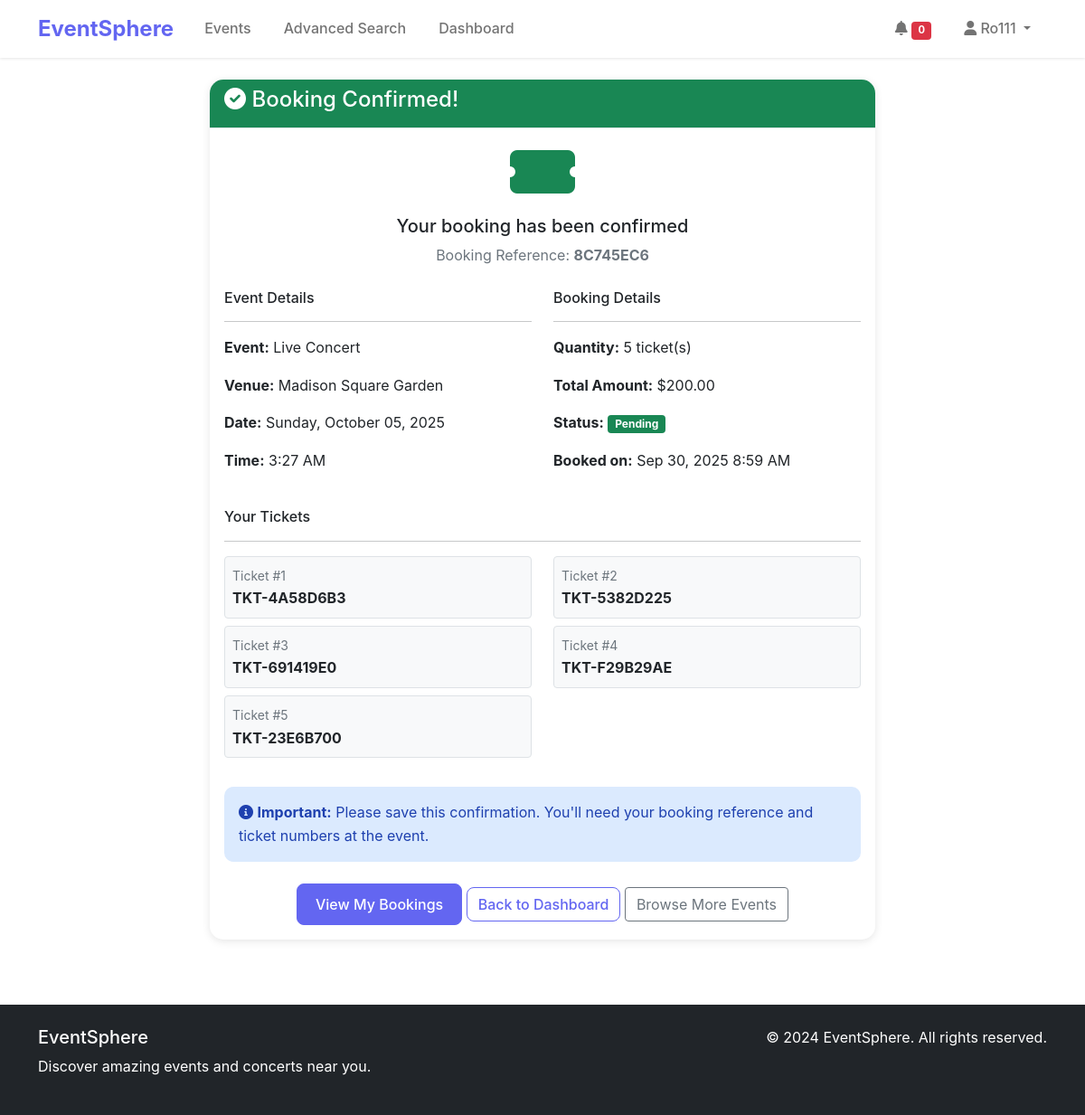
Page /events/booking/confirmation/3/ (signed in) on the committed database.
### events/models.py (models this page shows, shortened)
class Booking(models.Model):
    STATUS_CHOICES = [
        ('pending', 'Pending'),
        ('confirmed', 'Confirmed'),
        ('cancelled', 'Cancelled'),
        ('completed', 'Completed'),
    ]
    user = models.ForeignKey(User, on_delete=models.CASCADE)
    event = models.ForeignKey(Event, on_delete=models.CASCADE)
    quantity = models.PositiveIntegerField(default=1)
    total_amount = models.DecimalField(max_digits=10, decimal_places=2)
    status = models.CharField(max_length=20, choices=STATUS_CHOICES, default='pending')
    booking_reference = models.CharField(max_length=20, unique=True)
    created_at = models.DateTimeField(auto_now_add=True)
    updated_at = models.DateTimeField(auto_now=True)
    class Meta:
        ordering = ['-created_at']

class Event(models.Model):
    title = models.CharField(max_length=200)
    description = models.TextField()
    category = models.ForeignKey(Category, on_delete=models.CASCADE)
    venue = models.ForeignKey(Venue, on_delete=models.CASCADE)
    date = models.DateTimeField()
    price = models.DecimalField(max_digits=10, decimal_places=2)
    image = models.ImageField(upload_to='events/', blank=True, null=True)
    created_by = models.ForeignKey(User, on_delete=models.CASCADE, null=True, blank=True)
    created_at = models.DateTimeField(auto_now_add=True)
    updated_at = models.DateTimeField(auto_now=True)
    is_active = models.BooleanField(default=True)
    class Meta:
        ordering = ['date']

class Venue(models.Model):
    name = models.CharField(max_length=200)
    address = models.TextField()
    city = models.CharField(max_length=100)
    state = models.CharField(max_length=100)
    zip_code = models.CharField(max_length=20)
    capacity = models.IntegerField(default=0)

class Ticket(models.Model):
    booking = models.ForeignKey(Booking, on_delete=models.CASCADE, related_name='tickets')
    ticket_number = models.CharField(max_length=20, unique=True)
    is_used = models.BooleanField(default=False)
    used_at = models.DateTimeField(null=True, blank=True)

### events/views.py (the view)
# urls.py: path('booking/confirmation/<int:booking_id>/', views.booking_confirmation, name='booking_confirmation'),
@login_required
def booking_confirmation(request, booking_id):
    booking = get_object_or_404(Booking, id=booking_id, user=request.user)
    context = {
        'booking': booking,
    }
    return render(request, 'events/booking_confirmation.html', context)

### templates/events/booking_confirmation.html (shortened to what this page needs)
{% extends 'base.html' %}
{% load static %}
{% block content %}
<div class="container py-4">
    <div class="row">
        <div class="col-md-8 mx-auto">
            <div class="card">
                <div class="card-header bg-success text-white">
                    <h4><i class="fas fa-check-circle"></i> Booking Confirmed!</h4>
                </div>
                <div class="card-body">
                    <div class="text-center mb-4">
                        <i class="fas fa-ticket-alt fa-4x text-success mb-3"></i>
                        <h5>Your booking has been confirmed</h5>
                        <p class="text-muted">Booking Reference: <strong>{{ booking.booking_reference }}</strong></p>
                    </div>
                    <div class="row">
                        <div class="col-md-6">
                            <h6>Event Details</h6>
                            <hr>
                            <p><strong>Event:</strong> {{ booking.event.title }}</p>
                            <p><strong>Venue:</strong> {{ booking.event.venue.name }}</p>
                            <p><strong>Date:</strong> {{ booking.event.date|date:"l, F d, Y" }}</p>
                            <p><strong>Time:</strong> {{ booking.event.date|time:"g:i A" }}</p>
                        </div>
                        <div class="col-md-6">
                            <h6>Booking Details</h6>
                            <hr>
                            <p><strong>Quantity:</strong> {{ booking.quantity }} ticket(s)</p>
                            <p><strong>Total Amount:</strong> ${{ booking.total_amount }}</p>
                            <p><strong>Status:</strong>
                                <span class="badge bg-success">{{ booking.get_status_display }}</span>
                            </p>
                            <p><strong>Booked on:</strong> {{ booking.created_at|date:"M d, Y g:i A" }}</p>
                        </div>
                    </div>
                    <div class="mt-4">
                        <h6>Your Tickets</h6>
                        <hr>
                        <div class="row">
                            {% for ticket in booking.tickets.all %}
                            <div class="col-md-6 mb-2">
                                <div class="border rounded p-2 bg-light">
                                    <small class="text-muted">Ticket #{{ forloop.counter }}</small><br>
                                    <strong>{{ ticket.ticket_number }}</strong>
                                </div>
                            </div>
                            {% endfor %}
                        </div>
                    </div>
                    <div class="alert alert-info mt-4">
                        <i class="fas fa-info-circle"></i>
                        <strong>Important:</strong> Please save this confirmation. You'll need your booking reference and ticket numbers at the event.
                    </div>
                    <div class="text-center mt-4">
                        <a href="{% url 'events:my_bookings' %}" class="btn btn-primary">View My Bookings</a>
                        <a href="{% url 'dashboard:dashboard' %}" class="btn btn-outline-primary">Back to Dashboard</a>
                        <a href="{% url 'events:event_list' %}" class="btn btn-outline-secondary">Browse More Events</a>
                    </div>
                </div>
            </div>
        </div>
    </div>
</div>
{% endblock %}

### templates/base.html (shortened to what this page needs)
<!DOCTYPE html>
<html lang="en">
<head>
    {% load static %}
    <link href="https://cdn.jsdelivr.net/npm/bootstrap@5.1.3/dist/css/bootstrap.min.css" rel="stylesheet">
    <link href="https://cdnjs.cloudflare.com/ajax/libs/font-awesome/6.0.0/css/all.min.css" rel="stylesheet">
    <link href="{% static 'css/style.css' %}" rel="stylesheet">
</head>
<body>
    <nav class="navbar navbar-expand-lg navbar-light bg-white shadow-sm">
        <div class="container">
            <a class="navbar-brand fw-bold" href="{% url 'home' %}">EventSphere</a>
            <div class="collapse navbar-collapse" id="navbarNav">
                <ul class="navbar-nav me-auto">
                    <li class="nav-item">
                        <a class="nav-link" href="{% url 'events:event_list' %}">Events</a>
                    </li>
                    <li class="nav-item">
                        <a class="nav-link" href="{% url 'events:advanced_search' %}">Advanced Search</a>
                    </li>
                    {% if user.is_authenticated %}
                    <li class="nav-item">
                        <a class="nav-link" href="{% url 'dashboard:dashboard' %}">Dashboard</a>
                    </li>
                    {% endif %}
                </ul>
                <ul class="navbar-nav">
                    {% if user.is_authenticated %}
                    <li class="nav-item">
                        <a class="nav-link" href="{% url 'notifications:notification_list' %}">
                            <i class="fas fa-bell"></i>
                            <span class="badge bg-danger" id="notification-count" style="font-size: 0.7em;">0</span>
                        </a>
                    </li>
                    <li class="nav-item dropdown">
                        <a class="nav-link dropdown-toggle" href="#" id="navbarDropdown" role="button" data-bs-toggle="dropdown">
                            <i class="fas fa-user"></i> {{ user.username }}
                        </a>
                    </li>
                    {% endif %}
                </ul>
            </div>
        </div>
    </nav>
    <main>
        {% block content %}
        {% endblock %}
    </main>
    <footer class="bg-dark text-white py-4 mt-5">
        <div class="container">
            <div class="row">
                <div class="col-md-6">
                    <h5>EventSphere</h5>
                    <p>Discover amazing events and concerts near you.</p>
                </div>
                <div class="col-md-6 text-md-end">
                    <p>&copy; 2024 EventSphere. All rights reserved.</p>
                </div>
            </div>
        </div>
    </footer>
</body>
</html>

### static/css/style.css (style rules this page uses)
:root { --primary-color: #6366f1; --secondary-color: #8b5cf6; --dark-color: #1f2937; --light-color: #f8fafc; }
body { font-family: 'Inter', -apple-system, BlinkMacSystemFont, sans-serif; line-height: 1.6; }
.navbar-brand { font-size: 1.5rem; color: var(--primary-color) !important; }
.navbar-nav .nav-link { font-weight: 500; margin: 0 10px; }
.btn-primary { background-color: var(--primary-color); border-color: var(--primary-color); border-radius: 8px; font-weight: 500; padding: 10px 20px; }
.btn-outline-primary { color: var(--primary-color); border-color: var(--primary-color); border-radius: 8px; font-weight: 500; }
.card { border: none; border-radius: 15px; box-shadow: 0 2px 10px rgba(0, 0, 0, 0.1); }
.card-header { background-color: var(--light-color); border-bottom: 1px solid #e5e7eb; border-radius: 15px 15px 0 0 !important; font-weight: 600; }
.shadow-sm { box-shadow: 0 1px 3px rgba(0, 0, 0, 0.1) !important; }
footer { margin-top: auto; }
.alert { border-radius: 10px; border: none; }
.alert-info { background-color: #dbeafe; color: #1e40af; }

### rows in the picture
Booking: booking_reference "8C745EC6", event "Live Concert", event.venue.name "Madison Square Garden", event "Sunday, October 05, 2025", event "3:27 AM", quantity "5", total_amount "200.00", status "Pending", created_at "Sep 30, 2025 8:59 AM"
Ticket: ticket_number "TKT-4A58D6B3"
Ticket: ticket_number "TKT-5382D225"
Ticket: ticket_number "TKT-691419E0"
Ticket: ticket_number "TKT-F29B29AE"
Ticket: ticket_number "TKT-23E6B700"

### other values in the picture
{{ user.username }} "Ro111"
